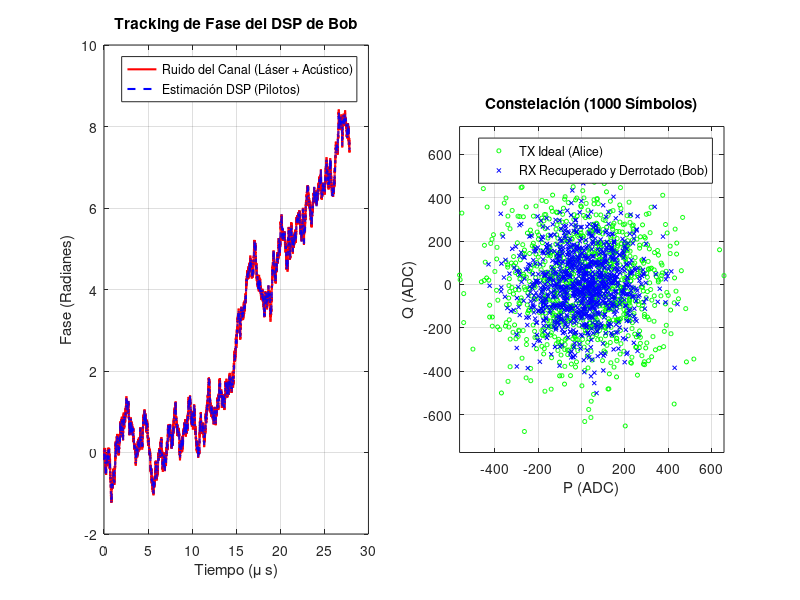

Write MATLAB code to recreate this figure. (Note: this script raises an error after producing the figure.)
%% ========================================================================
%  MASTER TESTBENCH: END-TO-END CV-QKD (Láser -> Fibra -> DSP -> Math)
% ========================================================================
clear; clc; close all;

%% 0. RUTAS DEL PROYECTO (ajusta si mueves el script)
SCRIPT_DIR = fileparts(mfilename('fullpath'));
if isempty(SCRIPT_DIR), SCRIPT_DIR = pwd(); end
addpath(SCRIPT_DIR);
DATA_DIR   = fullfile(SCRIPT_DIR, '..', 'data');
BOB_DIR    = fullfile(SCRIPT_DIR, '..', '..', 'cvqkd_bob');
ALICE_DATA_DIR = fullfile(SCRIPT_DIR, '..', '..', 'cvqkd_alice', 'data');
ALICE_SIM_DIR  = fullfile(SCRIPT_DIR, '..', '..', 'cvqkd_alice', 'sim');

%% 0.1. PARÁMETROS DEL SISTEMA
ENABLE_EXPORT_VIVADO = true;
ENABLE_GRAFICAS = true;

% --- Parámetros de Trama y Memoria ---
L_trama     = 16;      % 1 Piloto + 15 Datos
N_BOB_DATA  = 26112;   % Datos útiles que caben en la RAM de Bob
N_FRAMES    = ceil(N_BOB_DATA / 15); % ~3482 tramas
N_SAMPLES   = N_BOB_DATA/2;   % Datos sacrificados para la estimación

% En la fibra viajan los datos + los pilotos. Sumamos 1 piloto final para interpolar
N_FIBER     = N_FRAMES * L_trama + 1; 

% --- Parámetros Físicos del Canal ---
Ts           = 1e-9;   % Tiempo de símbolo (1 Gbaud)
T_real       = 0.45;    % Transmitancia real de la fibra
xi_real      = 0.02;   % Ruido en exceso cuántico (SNU)
V_A_snu      = 4.0;    % Varianza de Alice (SNU)
V_elec_snu   = 0.1;    % Ruido electrónico (SNU)
eta_detector = 0.6;    % Eficiencia del fotodiodo

% --- Calibración del Hardware (ADC) ---
N0_adc_var   = 10000;  % Varianza para 1 SNU
Amp_Piloto   = 20000;  % Amplitud fuerte para el pulso piloto (para no perder fase)

%% 1. MODELO DE RUIDO DE FASE DEL CANAL (Tu código integrado)
disp('1. Generando Perfil de Ruido de Fase (Wiener + Acústico)...');
t = (0:N_FIBER-1)' * Ts;

% A) Proceso de Wiener (Ancho de línea del láser 100 kHz)
sigma_w = sqrt(2 * pi * 100e3 * Ts); 
ruido_wiener = sigma_w * randn(N_FIBER, 1);
fase_wiener = cumsum(ruido_wiener);  

% B) Ruido Acústico (500 Hz)
f_acustica = 500; 
A_acustica = 0.5; 
fase_acustica = A_acustica * sin(2 * pi * f_acustica * t);

% C) Deriva Total
fase_total_canal = fase_wiener + fase_acustica;

%% 2. ALICE: GENERACIÓN CUÁNTICA CON PILOTOS INTERCALADOS
disp('2. Alice transmitiendo (Datos + Pilotos)...');
VarA_adc = V_A_snu * N0_adc_var;

P_A_tx = zeros(N_FIBER, 1);
Q_A_tx = zeros(N_FIBER, 1);

idx_pilotos = 1:L_trama:N_FIBER;
idx_datos   = setdiff(1:N_FIBER, idx_pilotos);

% Alice genera ruido Gaussiano para los datos
P_A_tx(idx_datos) = sqrt(VarA_adc) * randn(length(idx_datos), 1);
Q_A_tx(idx_datos) = sqrt(VarA_adc) * randn(length(idx_datos), 1);

% Alice inserta los pilotos fuertes en la cuadratura P (Fase 0)
P_A_tx(idx_pilotos) = Amp_Piloto;
Q_A_tx(idx_pilotos) = 0;

%% 3. EL CANAL: ATENUACIÓN Y AWGN
disp('3. La fibra atenúa e inyecta AWGN...');
Ruido_Total_snu = 1.0 + V_elec_snu + (T_real * eta_detector * xi_real);
Ruido_Total_adc = Ruido_Total_snu * N0_adc_var;

Z_noise_P = sqrt(Ruido_Total_adc) * randn(N_FIBER, 1);
Z_noise_Q = sqrt(Ruido_Total_adc) * randn(N_FIBER, 1);

% Rotación de Fase + Atenuación + AWGN
P_rx_ideal = sqrt(T_real * eta_detector) * P_A_tx;
Q_rx_ideal = sqrt(T_real * eta_detector) * Q_A_tx;

P_B_rx = P_rx_ideal .* cos(fase_total_canal) - Q_rx_ideal .* sin(fase_total_canal) + Z_noise_P;
Q_B_rx = P_rx_ideal .* sin(fase_total_canal) + Q_rx_ideal .* cos(fase_total_canal) + Z_noise_Q;

%% 4. RECEPCIÓN Y DSP DE BOB (Recuperación de Fase Vectorizada)
disp('4. DSP de Bob: Siguiendo y deshaciendo la fase (Unwrap)...');

% 1. Extracción de los pilotos recibidos y cálculo de su fase cruda
P_pilotos_rx = P_B_rx(idx_pilotos);
Q_pilotos_rx = Q_B_rx(idx_pilotos);

fase_pilotos_raw = atan2(Q_pilotos_rx, P_pilotos_rx);

% 2. EL SECRETO: Desenrollar la fase para evitar saltos de 2*pi
fase_pilotos_limpia = unwrap(fase_pilotos_raw);

% 3. Interpolación lineal para estimar la fase de todos los símbolos
% (interp1 interpola los huecos de los datos basándose en los pilotos)
fase_estimada = interp1(idx_pilotos, fase_pilotos_limpia, (1:N_FIBER)', 'linear');

% (Pequeño arreglo por si el último símbolo queda fuera de la interpolación)
fase_estimada(isnan(fase_estimada)) = fase_estimada(find(~isnan(fase_estimada), 1, 'last'));

% 4. Des-rotación de toda la trama a la vez (DSP Vectorizado)
P_B_rec_full = P_B_rx .* cos(-fase_estimada) - Q_B_rx .* sin(-fase_estimada);
Q_B_rec_full = P_B_rx .* sin(-fase_estimada) + Q_B_rx .* cos(-fase_estimada);

% 5. Extraemos solo los datos útiles (descartando los pilotos de la trama)
P_A_data = P_A_tx(idx_datos); 
Q_A_data = Q_A_tx(idx_datos);
P_B_rec  = P_B_rec_full(idx_datos);
Q_B_rec  = Q_B_rec_full(idx_datos);

% 6. Truncamos al tamaño exacto de la RAM de Bob
P_A_data = P_A_data(1:N_BOB_DATA);
Q_A_data = Q_A_data(1:N_BOB_DATA);
P_B_rec  = P_B_rec(1:N_BOB_DATA);
Q_B_rec  = Q_B_rec(1:N_BOB_DATA);

% Cuantizamos a 16 bits todo lo recuperado (Bob RAM) y lo original (Alice RAM)
P_A_int = int16(round(P_A_data)); Q_A_int = int16(round(Q_A_data));
P_B_int = int16(round(P_B_rec));  Q_B_int = int16(round(Q_B_rec));

%% 5. SELECCIÓN DE PUNTEROS Y ESTIMACIÓN FLOTANTE (MATLAB IDEAL)
disp('5. Seleccionando muestras de sacrificio y calculando métricas...');
punteros = sort(randperm(N_BOB_DATA, N_SAMPLES)') - 1;

% Máscara de sacrificio (1 = sacrificar, 0 = mantener)
mascara_sacrificio = zeros(N_BOB_DATA, 1);
mascara_sacrificio(punteros + 1) = 1;

% Sacamos las muestras correlacionadas usando los punteros
P_B_sac = P_B_int(punteros + 1); Q_B_sac = Q_B_int(punteros + 1);
P_A_sac = P_A_int(punteros + 1); Q_A_sac = Q_A_int(punteros + 1);

% Funciones nativas de MATLAB (Flotante)
var_B_float = (var(double(P_B_sac), 1) + var(double(Q_B_sac), 1)) / 2;
cov_mat_P = cov(double(P_A_sac), double(P_B_sac), 1);
cov_mat_Q = cov(double(Q_A_sac), double(Q_B_sac), 1);
cov_AB_float = (cov_mat_P(1,2) + cov_mat_Q(1,2)) / 2;

Sigma_Sq_ideal   = var_B_float;
Sigma_ideal      = sqrt(Sigma_Sq_ideal);
Sqrt_T_eta_ideal = cov_AB_float / VarA_adc;
T_eta_ideal = Sqrt_T_eta_ideal^2; % T * eta = (Cov / VarA)^2

%% 6. EMULACIÓN PUNTO FIJO (LLR_Math_Unit FPGA)
disp('6. Emulando el Hardware de Punto Fijo (FPGA)...');

sum_P_B = sum(int64(P_B_sac)); sum_sq_P_B = sum(int64(P_B_sac).^2);
sum_Q_B = sum(int64(Q_B_sac)); sum_sq_Q_B = sum(int64(Q_B_sac).^2);
sum_P_A = sum(int64(P_A_sac)); sum_cov_P  = sum(int64(P_A_sac) .* int64(P_B_sac));
sum_Q_A = sum(int64(Q_A_sac)); sum_cov_Q  = sum(int64(Q_A_sac) .* int64(Q_B_sac));

N_int = int64(N_SAMPLES); INV_2N2 = int64(round(2^45 / ((N_SAMPLES/2)^2)));
cross_P_AB = sum_P_A * sum_P_B; cross_Q_AB = sum_Q_A * sum_Q_B;
sq_sum_P_B = sum_P_B * sum_P_B; sq_sum_Q_B = sum_Q_B * sum_Q_B;

num_cov_AB = (N_int * (sum_cov_P + sum_cov_Q)) - (cross_P_AB + cross_Q_AB);
num_var_B  = (N_int * (sum_sq_P_B + sum_sq_Q_B)) - (sq_sum_P_B + sq_sum_Q_B);

if exist('OCTAVE_VERSION', 'builtin')
    num_cov_AB_d = double(num_cov_AB);
    num_var_B_d  = double(num_var_B);
    inv_2n2_d = double(INV_2N2);
    cov_AB_pure = int64(floor((num_cov_AB_d * inv_2n2_d) / 2^48));
    var_B_pure  = int64(floor((num_var_B_d  * inv_2n2_d) / 2^48));
else
    cov_AB_pure = bitshift(typecast(uint64(num_cov_AB) .* uint64(INV_2N2), 'int64'), -48);
    var_B_pure  = bitshift(typecast(uint64(num_var_B)  .* uint64(INV_2N2), 'int64'), -48);
end

Sigma_Sq_fp  = var_B_pure;
T_raw_15bits = bitshift(cov_AB_pure * 32768, 0) / int64(VarA_adc);
Sqrt_T_eta_fp = T_raw_15bits * 2;
T_eta_fp = bitshift(int64(Sqrt_T_eta_fp)^2, -16);

Sigma_raw_cordic = floor(sqrt(max(double(Sigma_Sq_fp), 0)));
Sigma_fp         = int64(double(Sigma_raw_cordic) * 65536.0);

%% 7. GRÁFICAS DEL GEMELO DIGITAL
if ENABLE_GRAFICAS
    figure('Name', 'End-to-End QKD Tracker', 'Position', [100, 100, 1200, 600]);
    
    % Gráfica de Ruido de Fase (DSP vs Canal)
    subplot(1, 2, 1);
    plot(t * 1e6, fase_total_canal, 'r', 'LineWidth', 1.5); hold on;
    plot(t * 1e6, fase_estimada, 'b--', 'LineWidth', 1.5);
    title('Tracking de Fase del DSP de Bob');
    xlabel('Tiempo (\mu s)'); ylabel('Fase (Radianes)');
    legend('Ruido del Canal (Láser + Acústico)', 'Estimación DSP (Pilotos)');
    grid on;
    
    % Constelación de los datos recuperados (Primeros 1000)
    subplot(1, 2, 2);
    plot(P_A_data(1:1000), Q_A_data(1:1000), 'go', 'MarkerSize', 3); hold on;
    plot(P_B_rec(1:1000), Q_B_rec(1:1000), 'bx', 'MarkerSize', 3);
    title('Constelación (1000 Símbolos)');
    xlabel('P (ADC)'); ylabel('Q (ADC)');
    legend('TX Ideal (Alice)', 'RX Recuperado y Derrotado (Bob)');
    grid on; axis equal;
end

%% 8. RECONCILIACIÓN MULTIDIMENSIONAL (8D) Y EXTRACCIÓN DE LLRs
disp('8. Simulando Mapeo Multidimensional (MDR 8D)...');

N_dimensiones = 8;
symbols_per_block = N_dimensiones / 2; % 4 simbolos complejos -> 8D
N_bloques = floor(N_BOB_DATA / symbols_per_block);

num_used = N_bloques * symbols_per_block;
P_A_mdr = double(P_A_data(1:num_used));
Q_A_mdr = double(Q_A_data(1:num_used));
P_B_mdr = double(P_B_rec(1:num_used));
Q_B_mdr = double(Q_B_rec(1:num_used));

X = zeros(N_dimensiones, N_bloques);
Y = zeros(N_dimensiones, N_bloques);
for blk = 1:N_bloques
    base = (blk-1) * symbols_per_block;
    X(:, blk) = [P_A_mdr(base+1); Q_A_mdr(base+1); P_A_mdr(base+2); Q_A_mdr(base+2); ...
                 P_A_mdr(base+3); Q_A_mdr(base+3); P_A_mdr(base+4); Q_A_mdr(base+4)];
    Y(:, blk) = [P_B_mdr(base+1); Q_B_mdr(base+1); P_B_mdr(base+2); Q_B_mdr(base+2); ...
                 P_B_mdr(base+3); Q_B_mdr(base+3); P_B_mdr(base+4); Q_B_mdr(base+4)];
end

bits_bob_all = randi([0 1], N_dimensiones, N_bloques);
LLR_all = zeros(N_dimensiones, N_bloques);

sigma_eff = double(Sigma_ideal);
inv_sigma2 = 2.0 / (sigma_eff * sigma_eff + eps);

K_dyn_all = zeros(1, N_bloques);

for blk = 1:N_bloques
    % --- 1. DATOS DE BOB Y ALICE ---
    Y_i = Y(:, blk);
    X_i = X(:, blk);
    
    % --- 2. BOB: Mapeo y generación del mensaje público ---
    norm_y = norm(Y_i);
    if norm_y == 0, norm_y = 1.0; end
    Y_norm = Y_i / norm_y;
    
    M_Y = generar_matriz_ortogonal(Y_norm); % Bob construye su matriz 8x8
    
    b_i = bits_bob_all(:, blk);             % Bits aleatorios (0 o 1)
    C_i = 1 - 2*b_i;                        % Mapeo polar (+1 o -1)
    m_i = M_Y' * C_i;                       % El mensaje público (R) que viaja hacia Alice
    
    % --- 3. ALICE: Reconstrucción y cálculo de LLR ---
    norm_x = norm(X_i);
    norm_x = 1;
    if norm_x == 0, norm_x = 1.0; end
    X_norm = X_i / norm_x;
    
    % Alice construye su propia matriz con sus medidas cuánticas
    M_X = generar_matriz_ortogonal(X_norm); 
    
    % Alice "deshace" la rotación de Bob mediante multiplicación matricial
    U = M_X * m_i; 
    
    % Cálculo final del LLR (incorporando la energía de ambos vectores)
    LLR_all(:, blk) = inv_sigma2 * norm_x * norm_y * U ;
    K_dyn_all(blk) = inv_sigma2 * norm_y;
end

llrs_rx = LLR_all(:);
key_bits_tx = bits_bob_all(:);

if ENABLE_EXPORT_VIVADO
    disp('   -> Exportando archivos para el Datapath de Alice...');

    % 1. Entradas X crudas de Alice (128 bits por línea)
    fid_alice_in = fopen(fullfile(DATA_DIR, 'alice_mdr_inputs.txt'), 'w');
    for blk = 1:N_bloques
        X_int16 = int16(X(:, blk));
        bin_str = '';
        for dim = 8:-1:1
            bin_str = [bin_str, dec2hex(typecast(X_int16(dim), 'uint16'), 4)];
        end
        fprintf(fid_alice_in, '%s\n', bin_str);
    end
    fclose(fid_alice_in);

    % 2. Factor K dinámico del ARM (Formato Q10 para balancear bits, 1 por línea)
    % Usamos Q10 porque K_dyn suele ser un número grande (decenas de miles)
    fid_k = fopen(fullfile(DATA_DIR, 'alice_k_dynamic.txt'), 'w');
    for blk = 1:N_bloques
        k_q10 = int32(round(K_dyn_all(blk) * 2^10));
        fprintf(fid_k, '%08X\n', typecast(k_q10, 'uint32'));
    end
    fclose(fid_k);

    % 3. LLRs Esperados en formato Signo-Magnitud 8-bits
    fid_llr_hw = fopen(fullfile(DATA_DIR, 'expected_llrs_hardware.txt'), 'w');
    for blk = 1:N_bloques
        for dim = 1:8
            val = round(LLR_all(dim, blk));
            
            % Saturador L_BRAM
            if val > 127,  val = 127;  end
            if val < -127, val = -127; end
            
            if val < 0
                sm_val = 128 + abs(val); % Bit 7 a 1 (Negativo)
            else
                sm_val = val;            % Bit 7 a 0 (Positivo)
            end
            fprintf(fid_llr_hw, '%02X\n', sm_val);
        end
    end
    fclose(fid_llr_hw);
end

%% 9. Carga y expansión de la matriz LDPC
disp('9. Carga matriz LDPC y Sindrome...');

bg_matrix = load(fullfile(BOB_DIR, 'NR_1_1_384.txt'));
[mb, nb] = size(bg_matrix);
Z = 384;

disp('   9.1. Construyendo matriz H dispersa (Lifting)...');
H = sparse(mb*Z, nb*Z);
for i = 1:mb
    for j = 1:nb
        shift = bg_matrix(i,j);
        if shift ~= -1
            I_z = speye(Z);
            circulant = circshift(I_z, [0, shift]);
            H((i-1)*Z+1 : i*Z, (j-1)*Z+1 : j*Z) = circulant;
        end
    end
end

% 4. Cálculo de Síndrome (para verificación del decodificador LDPC de Alice)
% El syndrome se computa como H * key_bits_tx para las 68 columnas reales.
disp('   9.2. Calculando Sindrome LDPC (Bloque 1)...');
block_1 = key_bits_tx(1:nb*Z);
syndrome_1 = mod(H * double(block_1), 2);
num_errores_syndrome = sum(syndrome_1);

fprintf('   9.3. [!] Bits de Síndrome activos (Ecuaciones fallidas): %d / %d\n', num_errores_syndrome, mb*Z);

%% 10. RECONCILIACION INVERSA LDPC (Scaled Min-Sum)
disp('10. Iniciando decodificacion LDPC (scaled min-sum)...');

alpha = 0.75;
max_iter = 100; % Limitado a 2 iteraciones para verificar el cambio de iteración
llr_scale = 1;

% 1. Cálculo en flotante
llr_ch_float = llrs_rx(1:nb*Z) * llr_scale;

% 2. Cuantización (Redondeo al entero más cercano)
llr_ch_int = round(llr_ch_float);

% 3. Saturación al límite del hardware de 8-bits Signo-Magnitud (-127 a +127)
llr_ch_int(llr_ch_int > 127) = 127;
llr_ch_int(llr_ch_int < -127) = -127;

% 4. Inyectamos la versión "hardware" al decodificador
llr_ch = llr_ch_int;

% Construir listas de vecinos a partir de H
[rows_h, cols_h] = find(H);
num_edges = length(rows_h);
cn_edges = cell(mb*Z, 1);
vn_edges = cell(nb*Z, 1);

for e = 1:num_edges
    cn_edges{rows_h(e)}(end+1) = e;
    vn_edges{cols_h(e)}(end+1) = e;
end

% Mensajes por arista
msg_v2c = zeros(num_edges, 1);
msg_c2v = zeros(num_edges, 1);

% Inicializacion: VN -> CN con LLR de canal
for v = 1:nb*Z
    edges_v = vn_edges{v};
    if ~isempty(edges_v)
        msg_v2c(edges_v) = llr_ch(v);
    end
end

metrics_unsat = zeros(max_iter, 1);
metrics_ber   = zeros(max_iter, 1);
metrics_flips = zeros(max_iter, 1);
bits_prev = zeros(nb*Z, 1);
iter_converged = 0;


% =========================================================================
% DECODIFICACIÓN LAYERED (Idéntica al hardware)
% Cada fila del base graph se procesa completamente (CN update + VN update
% inmediato) antes de pasar a la siguiente. Así la fila N+1 lee los LLR
% ya actualizados por la fila N, igual que el hardware escribe en L_BRAM.
%
% L_write_history: captura lo que el hardware escribiría en L_BRAM en cada
% edge, en el mismo orden que EDGE_ROM (para el auto-checker de Vivado).
% =========================================================================
L_write_history = cell(0, 1); % Cada celda = vector de Z valores (un edge)

for iter = 1:max_iter

    for row = 1:mb
        % Rango de check-nodes de esta fila (layer)
        cn_start = (row-1)*Z + 1;
        cn_end   = row*Z;

        % --- CN update para los Z check-nodes de esta fila ---
        for c = cn_start:cn_end
            edges_c = cn_edges{c};
            if isempty(edges_c)
                continue;
            end
            msgs = msg_v2c(edges_c);
            abs_vals = abs(msgs);
            sign_vals = sign(msgs);
            sign_vals(sign_vals == 0) = 1;

            min1 = inf;
            min2 = inf;
            count_min1 = 0;

            for k = 1:length(abs_vals)
                a = abs_vals(k);
                if a < min1
                    min2 = min1;
                    min1 = a;
                    count_min1 = 1;
                elseif a == min1
                    count_min1 = count_min1 + 1;
                elseif a < min2
                    min2 = a;
                end
            end

            if isinf(min2)
                min2 = min1;
            end

            syndrome_sign = 1 - 2 * syndrome_1(c);
            sign_prod = prod(sign_vals) * syndrome_sign;

            for k = 1:length(edges_c)
                if abs_vals(k) == min1 && count_min1 == 1
                    min_use = min2;
                else
                    min_use = min1;
                end
                sign_excl = sign_prod * sign_vals(k);

                % Escalado hardware: val - (val >> 2) = 0.75 * val
                min_scaled = min_use - bitshift(min_use, -2);
                raw_msg = sign_excl * min_scaled;

                msg_c2v(edges_c(k)) = raw_msg;
            end
        end

        % --- VN update INMEDIATO (solo las columnas afectadas por esta fila) ---
        % En hardware: Pasada 1 recorre los edges de esta fila y para cada
        % columna escribe L_write = L_q + R_new en la L_BRAM.
        % El orden de recorrido es el del EDGE_ROM: columnas activas de
        % bg_matrix(row,:) de izquierda a derecha.
        valid_cols_row = find(bg_matrix(row, :) ~= -1);

        for ei = 1:length(valid_cols_row)
            col_bg = valid_cols_row(ei); % Columna del base graph (1-based)

            % Rango de VNs de este bloque Z
            vn_start = (col_bg-1)*Z + 1;
            vn_end   = col_bg*Z;

            % Calcular L_write para cada posición z de esta columna
            L_write_block = zeros(1, Z);
            for z = 1:Z
                v = vn_start + z - 1;
                edges_v = vn_edges{v};
                L_write_block(z) = llr_ch(v) + sum(msg_c2v(edges_v));
                % Saturación idéntica al hardware (VNU satura a ±127 al escribir en L_BRAM)
                if L_write_block(z) > 127, L_write_block(z) = 127; end
                if L_write_block(z) < -127, L_write_block(z) = -127; end
            end

            % Capturar para el auto-checker
            L_write_history{end+1, 1} = L_write_block;

            % Actualizar msg_v2c para que la siguiente fila lea valores frescos
            % Saturar a ±127 como hace el VNU en hardware (L_q = L_read - R_old)
            for z = 1:Z
                v = vn_start + z - 1;
                edges_v = vn_edges{v};
                llr_post_v = L_write_block(z);
                lq = llr_post_v - msg_c2v(edges_v);
                lq(lq > 127) = 127;
                lq(lq < -127) = -127;
                msg_v2c(edges_v) = lq;
            end
        end
    end

    % --- VN update global (para tener llr_post completo) ---
    llr_post = zeros(nb*Z, 1);
    for v = 1:nb*Z
        edges_v = vn_edges{v};
        if isempty(edges_v)
            llr_post(v) = llr_ch(v);
        else
            llr_post(v) = llr_ch(v) + sum(msg_c2v(edges_v));
        end
    end

    % --- Hard decision y verificacion de sindrome ---
    bits_est = (llr_post < 0);
    syndrome_est = mod(H * double(bits_est), 2);
    unsat = sum(syndrome_est ~= syndrome_1);
    metrics_unsat(iter) = unsat;
    metrics_ber(iter) = sum(bits_est ~= block_1) / length(block_1);
    metrics_flips(iter) = sum(bits_est ~= bits_prev);
    bits_prev = bits_est;

    if unsat == 0
        iter_converged = iter;
        fprintf('   [OK] Convergencia LDPC en %d iteraciones (early finish).\n', iter);
        break;
    end
end
if iter_converged == 0
    iter_converged = max_iter;
    fprintf('   [!] No convergio en %d iteraciones.\n', max_iter);
end

fprintf('   -> BER residual (bloque 1): %.6f\n', metrics_ber(iter_converged));
fprintf('   -> Checks no satisfechos (ultima iter): %d\n', metrics_unsat(iter_converged));
fprintf('   -> Flips en ultima iteracion: %d\n', metrics_flips(iter_converged));

%% 11. GENERADOR DE ROM SYSTEMVERILOG ---
disp('11. Generando ROM System Verilog');
fileID = fopen('bg1_rom_pkg.sv', 'w');

fprintf(fileID, 'package bg1_rom_pkg;\n\n');

% Estructuras
fprintf(fileID, '    typedef struct packed {\n');
fprintf(fileID, '        logic [8:0] start_ptr;\n');
fprintf(fileID, '        logic [5:0] num_edges;\n');
fprintf(fileID, '    } row_info_t;\n\n');

fprintf(fileID, '    typedef struct packed {\n');
fprintf(fileID, '        logic [6:0] col_idx;\n');
fprintf(fileID, '        logic [8:0] shift_val;\n');
fprintf(fileID, '    } edge_info_t;\n\n');

% 1. Generar EDGE_ROM
fprintf(fileID, '    localparam edge_info_t EDGE_ROM [0:315] = ''{\n');
ptr = 0;
row_start = zeros(46, 1);
row_edges = zeros(46, 1);

for r = 1:46
    row_start(r) = ptr;
    edges_in_this_row = 0;
    for c = 1:68
        shift = bg_matrix(r, c);
        if shift ~= -1
            fprintf(fileID, '        %d: ''{col_idx: 7''d%d, shift_val: 9''d%d}', ptr, c-1, shift);
            ptr = ptr + 1;
            edges_in_this_row = edges_in_this_row + 1;
            if ptr < 316
                fprintf(fileID, ',\n');
            else
                fprintf(fileID, '\n');
            end
        end
    end
    row_edges(r) = edges_in_this_row;
end
fprintf(fileID, '    };\n\n');

% 2. Generar ROW_INFO_ROM
fprintf(fileID, '    localparam row_info_t ROW_INFO_ROM [0:45] = ''{\n');
for r = 1:46
    fprintf(fileID, '        %d: ''{start_ptr: 9''d%d, num_edges: 6''d%d}', r-1, row_start(r), row_edges(r));
    if r < 46
        fprintf(fileID, ',\n');
    else
        fprintf(fileID, '\n');
    end
end
fprintf(fileID, '    };\n\n');

fprintf(fileID, 'endpackage\n');
fclose(fileID);
disp('   ¡Archivo bg1_rom_pkg.sv generado con éxito!');

%% 12. TABLA DE RESULTADOS Y EXPORTACIÓN
disp('============================================================================');
disp('   MÉTRICA            |   FLOTANTE (Ideal)  |   PUNTO FIJO (FPGA) |  ERROR  ');
disp('----------------------+---------------------+---------------------+---------');
fprintf(' T (Transmitancia) | %19.4f | %19.4f | %7.4f \n', T_eta_ideal, double(T_eta_fp)/65536, abs(T_eta_ideal - double(T_eta_fp)/65536));
fprintf(' Sqrt(T*n)         | %19.4f | %19.4f | %7.4f \n', Sqrt_T_eta_ideal, double(Sqrt_T_eta_fp)/65536, abs(Sqrt_T_eta_ideal - double(Sqrt_T_eta_fp)/65536));
fprintf(' Sigma^2 (Entero)  | %19.4f | %19.4f | %7.4f \n', Sigma_Sq_ideal, double(Sigma_Sq_fp), abs(Sigma_Sq_ideal - double(Sigma_Sq_fp)));
fprintf(' Sigma   (Q16.16)  | %19.4f | %19.4f | %7.4f \n', Sigma_ideal, double(Sigma_fp)/65536, abs(Sigma_ideal - double(Sigma_fp)/65536));
disp('========================================================================');

if ENABLE_EXPORT_VIVADO
    disp('9. Exportando RAMs para Testbench de Vivado...');

    fase_estimada_datos = fase_estimada(idx_datos);
    fase_est_q15 = int32(round(fase_estimada_datos * 32768));

    fid_est = fopen(fullfile(DATA_DIR, 'fase_estimada_datos.txt'), 'w');
    for i=1:length(fase_est_q15)
        fprintf(fid_est, '%08X\n', typecast(fase_est_q15(i), 'uint32'));
    end
    fclose(fid_est);

    fases_q15 = int32(round(fase_pilotos_raw * 32768));
    
    fid_pil = fopen(fullfile(DATA_DIR, 'fase_pilotos_raw.txt'), 'w');
    for i=1:length(fases_q15)
        % Guardamos en Hexadecimal de 32 bits (aunque la FPGA usará los 18 bajos)
        fprintf(fid_pil, '%08X\n', typecast(fases_q15(i), 'uint32'));
    end
    fclose(fid_pil);

    fid_ptr = fopen(fullfile(DATA_DIR, 'ptr_ram.txt'), 'w');
    for i=1:N_SAMPLES, fprintf(fid_ptr, '%04X\n', punteros(i)); end; fclose(fid_ptr);

    fid_mask = fopen(fullfile(DATA_DIR, 'mask_bit.txt'), 'w');
    for i=1:N_BOB_DATA, fprintf(fid_mask, '%d\n', mascara_sacrificio(i)); end; fclose(fid_mask);

    fid_bob = fopen(fullfile(DATA_DIR, 'bob_ram.txt'), 'w');
    for i=1:N_BOB_DATA, fprintf(fid_bob, '%04X%04X\n', typecast(Q_B_int(i), 'uint16'), typecast(P_B_int(i), 'uint16')); end; fclose(fid_bob);

    fid_alice = fopen(fullfile(DATA_DIR, 'alice_ram.txt'), 'w');
    % CUIDADO: La BRAM de Alice solo almacena las 26112 de sacrificio
    for i=1:N_SAMPLES, fprintf(fid_alice, '%04X%04X\n', typecast(Q_A_sac(i), 'uint16'), typecast(P_A_sac(i), 'uint16')); end; fclose(fid_alice);

    fid_exp = fopen(fullfile(DATA_DIR, 'expected_llr_math.txt'), 'w');
    fprintf(fid_exp, '%08X\n', typecast(int32(T_eta_fp),      'uint32'));
    fprintf(fid_exp, '%08X\n', typecast(int32(Sqrt_T_eta_fp), 'uint32'));
    fprintf(fid_exp, '%08X\n', typecast(int32(Sigma_Sq_fp),   'uint32'));
    fprintf(fid_exp, '%08X\n', typecast(int32(Sigma_fp),      'uint32'));
    fclose(fid_exp);

    % Exportar Acumuladores (para tb_LLR_Math_Unit)
    fid_acc = fopen(fullfile(DATA_DIR, 'accumulators.txt'), 'w');
    fprintf(fid_acc, '%016X\n', typecast(int64(sum_sq_P_B), 'uint64'));
    fprintf(fid_acc, '%016X\n', typecast(int64(sum_P_B),    'uint64'));
    fprintf(fid_acc, '%016X\n', typecast(int64(sum_cov_P),  'uint64'));
    fprintf(fid_acc, '%016X\n', typecast(int64(sum_P_A),    'uint64'));
    fprintf(fid_acc, '%016X\n', typecast(int64(sum_sq_Q_B), 'uint64'));
    fprintf(fid_acc, '%016X\n', typecast(int64(sum_Q_B),    'uint64'));
    fprintf(fid_acc, '%016X\n', typecast(int64(sum_cov_Q),  'uint64'));
    fprintf(fid_acc, '%016X\n', typecast(int64(sum_Q_A),    'uint64'));
    fclose(fid_acc);

    % =====================================================================
    % EXPORTAR ENTRADAS MDR BOB (Bloques de 8 dimensiones en 16-bits)
    % =====================================================================
    disp('   -> Exportando bob_mdr_inputs.txt para Vivado (Bloques 8D)...');
    fid_mdr_in = fopen(fullfile(DATA_DIR, 'bob_mdr_inputs.txt'), 'w');

    for blk = 1:N_bloques
        % Y(:, blk) tiene las 8 coordenadas en doble precisión en la simulación,
        % pero recordamos que provienen del int16(round()) del ADC de Bob.
        Y_int16 = int16(Y(:, blk)); 
        
        % Formateamos como un bus gigante de 128 bits (8 variables x 16 bits)
        % Orden: Y8 Y7 Y6 Y5 Y4 Y3 Y2 Y1 (Endianness para SystemVerilog)
        bin_str = '';
        for dim = 8:-1:1
            % Aseguramos formato complemento a 2 sin signo para dec2hex
            hex_val = dec2hex(typecast(Y_int16(dim), 'uint16'), 4); 
            bin_str = [bin_str, hex_val];
        end
        fprintf(fid_mdr_in, '%s\n', bin_str);
    end
    fclose(fid_mdr_in);
    disp('   -> Archivo de entradas generado con éxito.');

    % =====================================================================
    % Exportar Datos Crudos (ADC) para el DSP en FPGA
    % Cuantizamos a 16 bits la señal cruda con el ruido de fase INCLUIDO
    % =====================================================================
    P_ADC = int16(round(P_B_rx));
    Q_ADC = int16(round(Q_B_rx));

    fid_adc = fopen(fullfile(DATA_DIR, 'bob_raw_adc.txt'), 'w');
    % Guardamos los 52.224 + pilotos (N_FIBER)
    for i=1:N_FIBER
        fprintf(fid_adc, '%04X%04X\n', typecast(Q_ADC(i), 'uint16'), typecast(P_ADC(i), 'uint16'));
    end
    fclose(fid_adc);

    % Alice full 26112 symbols (for MDR RX verification)
    fid_alice_full = fopen(fullfile(DATA_DIR, 'alice_full_data.txt'), 'w');
    for i=1:N_BOB_DATA
        fprintf(fid_alice_full, '%04X%04X\n', typecast(Q_A_int(i), 'uint16'), typecast(P_A_int(i), 'uint16'));
    end
    fclose(fid_alice_full);
   % =====================================================================
    % Bob random bits (Empaquetado: 8 bits por línea para TB)
    % =====================================================================
    fid_rand = fopen(fullfile(DATA_DIR, 'bob_random_bits.txt'), 'w');
    for blk = 1:N_bloques
        bits_blk = bits_bob_all(:, blk);
        bin_str = '';
        % Orden Endianness SystemVerilog: [dim 8] ... [dim 1]
        for dim = 8:-1:1
            bin_str = [bin_str, num2str(bits_blk(dim))];
        end
        fprintf(fid_rand, '%s\n', bin_str);
    end
    fclose(fid_rand);

    % =====================================================================
    % Expected public messages m_i (Empaquetado: 256 bits = 8 x 32b por línea)
    % =====================================================================
    fid_m = fopen(fullfile(DATA_DIR, 'expected_m_messages.txt'), 'w');
    for blk = 1:N_bloques
        Y_i = Y(:, blk);
        Y_norm = Y_i / norm(Y_i);
        M_Y = generar_matriz_ortogonal(Y_norm);
        m_i = M_Y' * (1 - 2*bits_bob_all(:, blk));
        
        hex_str_line = '';
        for dim = 8:-1:1
            % CAMBIO VITAL: Formato Q24 en lugar de Q31 para cuadrar con FPGA
            m_q24 = int32(round(m_i(dim) * 2^24));
            hex_str_line = [hex_str_line, dec2hex(typecast(m_q24, 'uint32'), 8)];
        end
        fprintf(fid_m, '%s\n', hex_str_line);
    end
    fclose(fid_m);
    % Expected LLR results (for MDR RX verification)
    fid_llr = fopen(fullfile(DATA_DIR, 'expected_llr_results.txt'), 'w');
    for blk = 1:N_bloques
        for dim = 1:N_dimensiones
            llr_fp = int32(round(LLR_all(dim, blk) * 2^31));
            fprintf(fid_llr, '%08X\n', typecast(llr_fp, 'uint32'));
        end
    end
    fclose(fid_llr);
    % =====================================================================
    % Exportar Síndrome esperado para el Testbench del LDPC Decoder
    % =====================================================================
    S_matrix = reshape(syndrome_1, Z, mb).';
    
    fid_syn = fopen(fullfile(DATA_DIR, 'expected_syndrome.txt'), 'w');
    for i = 1:mb
        % ¡AQUÍ ESTÁ LA MAGIA! Iteramos al revés para que SystemVerilog
        % asigne el CNU 0 al bit 0 correctamente.
        fprintf(fid_syn, '%d', S_matrix(i, Z:-1:1));
        fprintf(fid_syn, '\n'); 
    end
    fclose(fid_syn);
    disp('   -> expected_syndrome.txt generado con éxito (Endianness corregido).');
    % =====================================================================
    % Exportar LLRs (u_bits.txt) en formato Signo-Magnitud 8-bits
    % para la L_BRAM del Testbench SystemVerilog
    % =====================================================================
    % llr_ch tiene tamaño (68 * 384) x 1. Lo pasamos a matriz 68 x 384.
    llr_ch_matrix = reshape(llr_ch, Z, nb).'; 
    
    fid_ubits = fopen(fullfile(DATA_DIR, 'u_bits.txt'), 'w');
    
    for c = 1:nb
        line_str = '';
        % Iteramos al revés (Z bajando a 1) porque en SystemVerilog
        % L_read[0] se conecta a los bits [7:0] (la extrema derecha del string)
        for z = Z:-1:1
            % 1. Redondear al entero más cercano
            val = round(llr_ch_matrix(c, z));
            
            % 2. Saturación a los límites de 7 bits de magnitud (+/- 127)
            if val > 127,  val = 127;  end
            if val < -127, val = -127; end
            
            % 3. Conversión a Signo-Magnitud
            if val < 0
                sign_b = 1;
                mag_b  = -val;
            else
                sign_b = 0;
                mag_b  = val;
            end
            
            % 4. Formatear como 8 bits binarios: [1 bit signo][7 bits magnitud]
            % (sign_b * 128 coloca el bit de signo en el MSB)
            bin_val = sign_b * 128 + mag_b;
            bin_str = dec2bin(bin_val, 8);
            
            % 5. Concatenar a la línea
            line_str = [line_str, bin_str];
        end
        % Escribir la línea de 3072 caracteres en el archivo
        fprintf(fid_ubits, '%s\n', line_str);
    end
    fclose(fid_ubits);
    disp('   -> u_bits.txt generado con éxito (68 líneas x 3072 bits).');
    % =====================================================================
    % EXPORTAR VERDAD ABSOLUTA PARA EL AUTO-CHECKER (Todas las 46 filas)
    % Usa L_write_history capturado durante la decodificación layered,
    % que refleja exactamente lo que el hardware escribe en cada edge.
    % =====================================================================
    disp('   -> Exportando expected_L_write_all.txt para Vivado (316 edges)...');

    fid_l_write = fopen(fullfile(DATA_DIR, 'expected_L_write_all.txt'), 'w');

    for edge_idx = 1:length(L_write_history)
        L_write_block = L_write_history{edge_idx};

        % Formateo a 8 bits Signo-Magnitud y ordenamiento Endianness (Z bajando a 1)
        bin_str = '';
        for z = Z:-1:1
            val = L_write_block(z);

            % Saturación hardware
            if val > 127, val = 127; end
            if val < -127, val = -127; end

            % Conversión a Signo-Magnitud
            if val < 0
                sm_val = 128 + abs(val);
            else
                sm_val = val;
            end

            % Concatenar en binario
            bin_str = [bin_str, dec2bin(sm_val, 8)];
        end

        fprintf(fid_l_write, '%s\n', bin_str);
    end

    fclose(fid_l_write);
    fprintf('   -> expected_L_write_all.txt generado (%d edges).\n', length(L_write_history));
end

disp('======================================================');
disp('--- PEGA ESTO EN MDR_ALICE_DATAPATH.SV ---');
disp('======================================================');

% Inyectamos un vector de prueba (1 a 8) para extraer el ADN de tu matriz
X_dummy = (1:8)'; 
M_X = generar_matriz_ortogonal(X_dummy);

% Extraemos los índices (restamos 1 porque SystemVerilog empieza en 0)
M_IDX = abs(M_X) - 1;

% Extraemos los signos (1 si es negativo, 0 si es positivo)
M_NEG = M_X < 0;

% 1. Imprimir M_IDX
fprintf('localparam int M_IDX [0:7][0:7] = ''{\n');
for r = 1:8
    fprintf('    ''{%d, %d, %d, %d, %d, %d, %d, %d}', M_IDX(r,:));
    if r < 8, fprintf(','); end
    fprintf('\n');
end
fprintf('};\n\n');

% 2. Imprimir M_NEG
fprintf('localparam logic M_NEG [0:7][0:7] = ''{\n');
for r = 1:8
    fprintf('    ''{%d, %d, %d, %d, %d, %d, %d, %d}', M_NEG(r,:));
    if r < 8, fprintf(','); end
    fprintf('\n');
end
fprintf('};\n');
disp('======================================================');

disp('======================================================');
disp('--- PEGA ESTE CÓDIGO EN mdr_alice_datapath.sv ---');
disp('======================================================');

% Inyectamos un vector de prueba para extraer el ADN de TU matriz exacta
X_dummy = (1:8)'; 
M_X = generar_matriz_ortogonal(X_dummy);

% Extraemos los índices (restamos 1 porque SystemVerilog empieza en 0)
M_IDX = abs(M_X) - 1;

% Extraemos los signos (1 si es negativo, 0 si es positivo)
M_NEG = M_X < 0;

% 1. Imprimir M_IDX
fprintf('localparam int M_IDX [0:7][0:7] = ''{\n');
for r = 1:8
    fprintf('    ''{%d, %d, %d, %d, %d, %d, %d, %d}', M_IDX(r,:));
    if r < 8, fprintf(','); end
    fprintf('\n');
end
fprintf('};\n\n');

% 2. Imprimir M_NEG
fprintf('localparam logic M_NEG [0:7][0:7] = ''{\n');
for r = 1:8
    fprintf('    ''{%d, %d, %d, %d, %d, %d, %d, %d}', M_NEG(r,:));
    if r < 8, fprintf(','); end
    fprintf('\n');
end
fprintf('};\n');
disp('======================================================');
